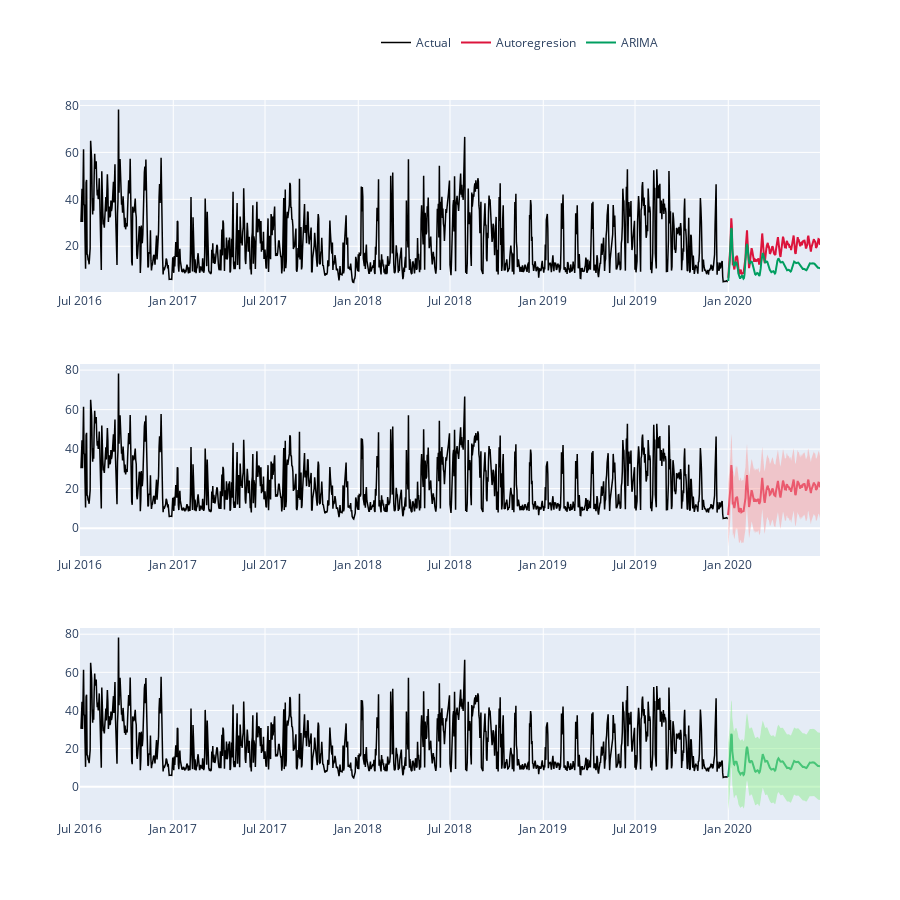

This figure's notebook cell:
### Code cell
fig = make_subplots(rows=3, cols=1)

diff_models = [go.Scatter(x=train_set["power_date"], y=train_set["value (k_wh)"], line=dict(color="black", width=1.5)
                          , showlegend=True, legendgroup="Actual", name="Actual")
                , go.Scatter(x=autoreg_predict.index, y=autoreg_predict["predicted"], line=dict(color="#DC143C")
                             , showlegend=True, legendgroup="Autoregression", name="Autoregresion")
                , go.Scatter(x=arima_predict.index, y=arima_predict["predicted_mean"], line=dict(color="#009E60")
                             , showlegend=True, legendgroup="ARIMA", name="ARIMA")
                ]

autoreg_traces = [go.Scatter(x=train_set["power_date"], y=train_set["value (k_wh)"], line=dict(color="black", width=1.5)
                             , showlegend=False, legendgroup="Actual", name="Actual")
                 , go.Scatter(x=autoreg_predict.index, y=autoreg_predict["predicted"], line=dict(color="#DC143C")
                              , showlegend=False, legendgroup="Autoregression", name="Autoregresion")
                 , go.Scatter(x=autoreg_predict.index, y=autoreg_predict["high_95"], line=dict(color="#FAA0A0", width=0)
                              , showlegend=False, legendgroup="Autoregression", name="Autoregresion")
                 , go.Scatter(x=autoreg_predict.index, y=autoreg_predict["low_95"], line=dict(color="#FAA0A0", width=0), fill="tonexty"
                              , showlegend=False, legendgroup="Autoregression", name="Autoregresion")
                 ]

arima_traces = [go.Scatter(x=train_set["power_date"], y=train_set["value (k_wh)"], line=dict(color="black", width=1.5)
                           , showlegend=False, legendgroup="Actual", name="Actual")
                 , go.Scatter(x=arima_predict.index, y=arima_predict["predicted_mean"], line=dict(color="#009E60")
                              , showlegend=False, legendgroup="ARIMA", name="ARIMA")
                 , go.Scatter(x=arima_predict.index, y=arima_predict["high_95"], line=dict(color="#90EE90", width=0)
                              , showlegend=False, legendgroup="ARIMA", name="ARIMA")
                 , go.Scatter(x=arima_predict.index, y=arima_predict["low_95"], line=dict(color="#90EE90", width=0), fill="tonexty"
                              , showlegend=False, legendgroup="ARIMA", name="ARIMA")
                 ]

for model in diff_models:
    fig.add_trace(model, row=1, col=1)

for autoreg_trace in autoreg_traces:
    fig.add_trace(autoreg_trace, row=2, col=1)

for arima_trace in arima_traces:
    fig.add_trace(arima_trace, row=3, col=1)

fig.update_layout(height=900, legend=dict(yanchor="top", y=1.1, xanchor="left", x=0.4, orientation="h"))

fig.show()

### Figure 1 — Plotly figure (JSON) as saved in the notebook; plotly's stock layout.template omitted (floating-point values rounded to 4 significant figures; data arrays with more than 128 entries replaced by an {"elided": "..."} marker saying what was removed)
{"data": [{"legendgroup": "Actual", "line": {"color": "black", "width": 1.5}, "name": "Actual", "showlegend": true, "type": "scatter", "x": {"elided": "1279 str values"}, "xaxis": "x", "y": {"elided": "1279 float values"}, "yaxis": "y"}, {"legendgroup": "Autoregression", "line": {"color": "#DC143C"}, "name": "Autoregresion", "showlegend": true, "type": "scatter", "x": {"elided": "182 str values"}, "xaxis": "x", "y": {"elided": "182 float values"}, "yaxis": "y"}, {"legendgroup": "ARIMA", "line": {"color": "#009E60"}, "name": "ARIMA", "showlegend": true, "type": "scatter", "x": {"elided": "182 str values"}, "xaxis": "x", "y": {"elided": "182 float values"}, "yaxis": "y"}, {"legendgroup": "Actual", "line": {"color": "black", "width": 1.5}, "name": "Actual", "showlegend": false, "type": "scatter", "x": {"elided": "1279 str values"}, "xaxis": "x2", "y": {"elided": "1279 float values"}, "yaxis": "y2"}, {"legendgroup": "Autoregression", "line": {"color": "#DC143C"}, "name": "Autoregresion", "showlegend": false, "type": "scatter", "x": {"elided": "182 str values"}, "xaxis": "x2", "y": {"elided": "182 float values"}, "yaxis": "y2"}, {"legendgroup": "Autoregression", "line": {"color": "#FAA0A0", "width": 0}, "name": "Autoregresion", "showlegend": false, "type": "scatter", "x": {"elided": "182 str values"}, "xaxis": "x2", "y": {"elided": "182 float values"}, "yaxis": "y2"}, {"fill": "tonexty", "legendgroup": "Autoregression", "line": {"color": "#FAA0A0", "width": 0}, "name": "Autoregresion", "showlegend": false, "type": "scatter", "x": {"elided": "182 str values"}, "xaxis": "x2", "y": {"elided": "182 float values"}, "yaxis": "y2"}, {"legendgroup": "Actual", "line": {"color": "black", "width": 1.5}, "name": "Actual", "showlegend": false, "type": "scatter", "x": {"elided": "1279 str values"}, "xaxis": "x3", "y": {"elided": "1279 float values"}, "yaxis": "y3"}, {"legendgroup": "ARIMA", "line": {"color": "#009E60"}, "name": "ARIMA", "showlegend": false, "type": "scatter", "x": {"elided": "182 str values"}, "xaxis": "x3", "y": {"elided": "182 float values"}, "yaxis": "y3"}, {"legendgroup": "ARIMA", "line": {"color": "#90EE90", "width": 0}, "name": "ARIMA", "showlegend": false, "type": "scatter", "x": {"elided": "182 str values"}, "xaxis": "x3", "y": {"elided": "182 float values"}, "yaxis": "y3"}, {"fill": "tonexty", "legendgroup": "ARIMA", "line": {"color": "#90EE90", "width": 0}, "name": "ARIMA", "showlegend": false, "type": "scatter", "x": {"elided": "182 str values"}, "xaxis": "x3", "y": {"elided": "182 float values"}, "yaxis": "y3"}], "layout": {"height": 900, "legend": {"orientation": "h", "x": 0.4, "xanchor": "left", "y": 1.1, "yanchor": "top"}, "xaxis": {"anchor": "y", "domain": [0, 1]}, "xaxis2": {"anchor": "y2", "domain": [0, 1]}, "xaxis3": {"anchor": "y3", "domain": [0, 1]}, "yaxis": {"anchor": "x", "domain": [0.7333, 1]}, "yaxis2": {"anchor": "x2", "domain": [0.3667, 0.6333]}, "yaxis3": {"anchor": "x3", "domain": [0, 0.2667]}}}
